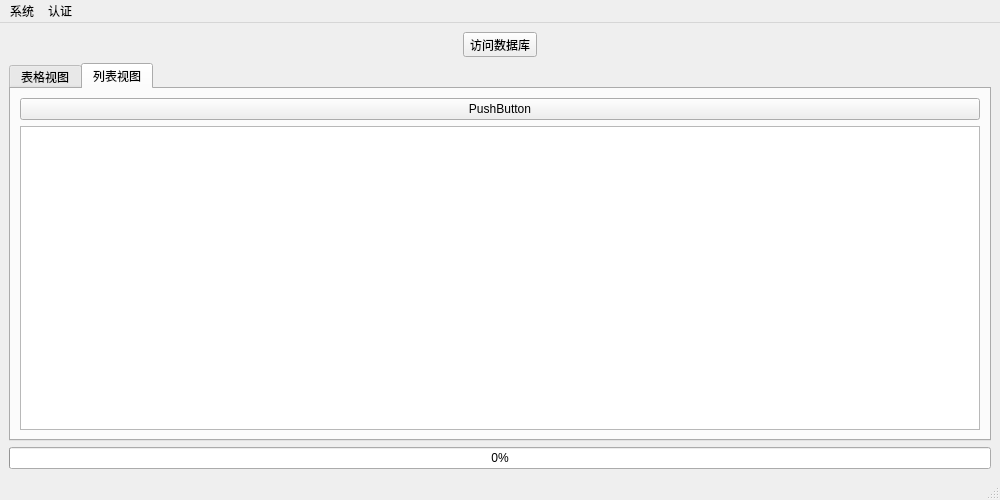
<?xml version="1.0" encoding="UTF-8"?>
<ui version="4.0">
 <class>MainWindow</class>
 <widget class="QMainWindow" name="MainWindow">
  <property name="windowModality">
   <enum>Qt::ApplicationModal</enum>
  </property>
  <property name="geometry">
   <rect>
    <x>0</x>
    <y>0</y>
    <width>1000</width>
    <height>500</height>
   </rect>
  </property>
  <property name="minimumSize">
   <size>
    <width>1000</width>
    <height>500</height>
   </size>
  </property>
  <property name="windowTitle">
   <string>欢迎</string>
  </property>
  <property name="windowIcon">
   <iconset>
    <normaloff>F:/USERHBJ/FANTASY&amp;CUR/（《走进物理》）纪念文件夹/1.玻尔/图片资源/“光盒”.jpg</normaloff>F:/USERHBJ/FANTASY&amp;CUR/（《走进物理》）纪念文件夹/1.玻尔/图片资源/“光盒”.jpg</iconset>
  </property>
  <widget class="QWidget" name="centralwidget">
   <property name="font">
    <font>
     <italic>false</italic>
    </font>
   </property>
   <layout class="QGridLayout" name="gridLayout_2">
    <item row="3" column="0">
     <widget class="QProgressBar" name="pbar">
      <property name="value">
       <number>0</number>
      </property>
      <property name="textVisible">
       <bool>true</bool>
      </property>
      <property name="orientation">
       <enum>Qt::Horizontal</enum>
      </property>
      <property name="textDirection">
       <enum>QProgressBar::TopToBottom</enum>
      </property>
     </widget>
    </item>
    <item row="0" column="0">
     <layout class="QGridLayout" name="gridLayout">
      <item row="0" column="0">
       <spacer name="horizontalSpacer_2">
        <property name="orientation">
         <enum>Qt::Horizontal</enum>
        </property>
        <property name="sizeHint" stdset="0">
         <size>
          <width>40</width>
          <height>20</height>
         </size>
        </property>
       </spacer>
      </item>
      <item row="0" column="1">
       <widget class="QToolButton" name="toolButton">
        <property name="text">
         <string>访问数据库</string>
        </property>
       </widget>
      </item>
      <item row="0" column="3">
       <spacer name="horizontalSpacer">
        <property name="orientation">
         <enum>Qt::Horizontal</enum>
        </property>
        <property name="sizeHint" stdset="0">
         <size>
          <width>40</width>
          <height>20</height>
         </size>
        </property>
       </spacer>
      </item>
     </layout>
    </item>
    <item row="2" column="0">
     <widget class="QTabWidget" name="tabWidget">
      <property name="currentIndex">
       <number>1</number>
      </property>
      <widget class="QWidget" name="tab">
       <attribute name="title">
        <string>表格视图</string>
       </attribute>
       <layout class="QGridLayout" name="gridLayout_4">
        <item row="0" column="0">
         <widget class="QTableWidget" name="tableWidget">
          <property name="enabled">
           <bool>true</bool>
          </property>
          <property name="sizePolicy">
           <sizepolicy hsizetype="Expanding" vsizetype="Expanding">
            <horstretch>0</horstretch>
            <verstretch>0</verstretch>
           </sizepolicy>
          </property>
          <property name="sizeAdjustPolicy">
           <enum>QAbstractScrollArea::AdjustIgnored</enum>
          </property>
         </widget>
        </item>
       </layout>
      </widget>
      <widget class="QWidget" name="tab_2">
       <attribute name="title">
        <string>列表视图</string>
       </attribute>
       <layout class="QGridLayout" name="gridLayout_5">
        <item row="1" column="0">
         <widget class="QListWidget" name="listWidget"/>
        </item>
        <item row="0" column="0">
         <widget class="QPushButton" name="pushButton">
          <property name="text">
           <string>PushButton</string>
          </property>
         </widget>
        </item>
       </layout>
      </widget>
     </widget>
    </item>
   </layout>
  </widget>
  <widget class="QMenuBar" name="menubar">
   <property name="geometry">
    <rect>
     <x>0</x>
     <y>0</y>
     <width>1000</width>
     <height>23</height>
    </rect>
   </property>
   <widget class="QMenu" name="menu">
    <property name="title">
     <string>系统</string>
    </property>
    <addaction name="action_2"/>
    <addaction name="action_clearLog"/>
    <addaction name="separator"/>
    <addaction name="action_exit"/>
   </widget>
   <widget class="QMenu" name="menu_4">
    <property name="title">
     <string>认证</string>
    </property>
    <addaction name="action_8"/>
    <addaction name="action_9"/>
    <addaction name="action_10"/>
    <addaction name="separator"/>
    <addaction name="action_13"/>
    <addaction name="action_14"/>
   </widget>
   <addaction name="menu"/>
   <addaction name="menu_4"/>
  </widget>
  <widget class="QStatusBar" name="statusbar"/>
  <action name="actiongood">
   <property name="text">
    <string>身份认证</string>
   </property>
  </action>
  <action name="action">
   <property name="text">
    <string>退出</string>
   </property>
  </action>
  <action name="action_3">
   <property name="text">
    <string>管理员认证</string>
   </property>
  </action>
  <action name="action_exit">
   <property name="text">
    <string>退出</string>
   </property>
  </action>
  <action name="action_8">
   <property name="text">
    <string>党组成员</string>
   </property>
  </action>
  <action name="action_9">
   <property name="text">
    <string>董事会</string>
   </property>
  </action>
  <action name="action_10">
   <property name="text">
    <string>档案馆</string>
   </property>
  </action>
  <action name="action_11">
   <property name="text">
    <string>特遣队</string>
   </property>
  </action>
  <action name="action_13">
   <property name="text">
    <string>特别行动队</string>
   </property>
  </action>
  <action name="action_14">
   <property name="text">
    <string>镇警署</string>
   </property>
  </action>
  <action name="action_2">
   <property name="text">
    <string>更新加密通道</string>
   </property>
  </action>
  <action name="action_clearLog">
   <property name="text">
    <string>清除日志</string>
   </property>
  </action>
 </widget>
 <resources/>
 <connections/>
</ui>
